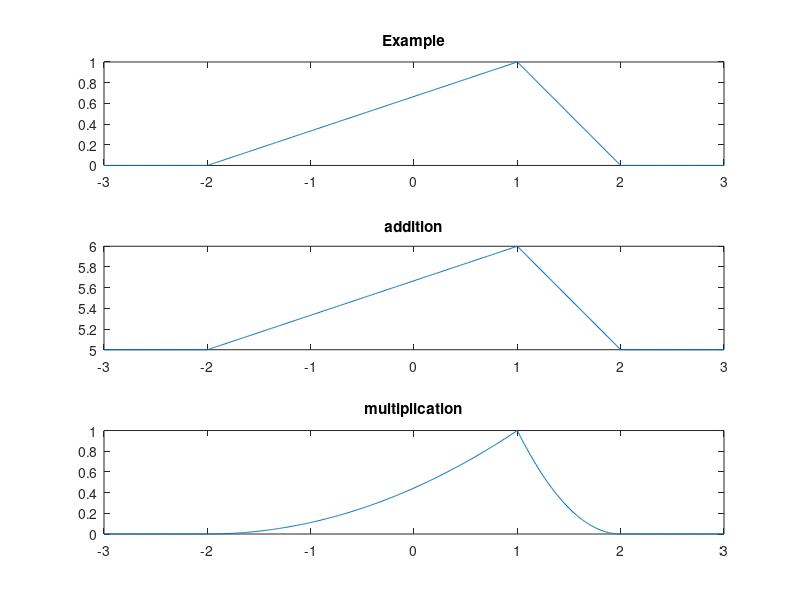

The MATLAB script that drew this image:
t = -3:0.01:3;

%example
ftri = tripuls(t, 4, 0.5); 
subplot(3, 1, 1);
plot(t, ftri);
title('Example');

%addition
fa = ftri + 5;
subplot(3, 1, 2);
plot(t, fa);
title('addition');

%multiplication
fm = ftri .* ftri;
subplot(3, 1, 3);
plot(t, fm);
title('multiplication');
